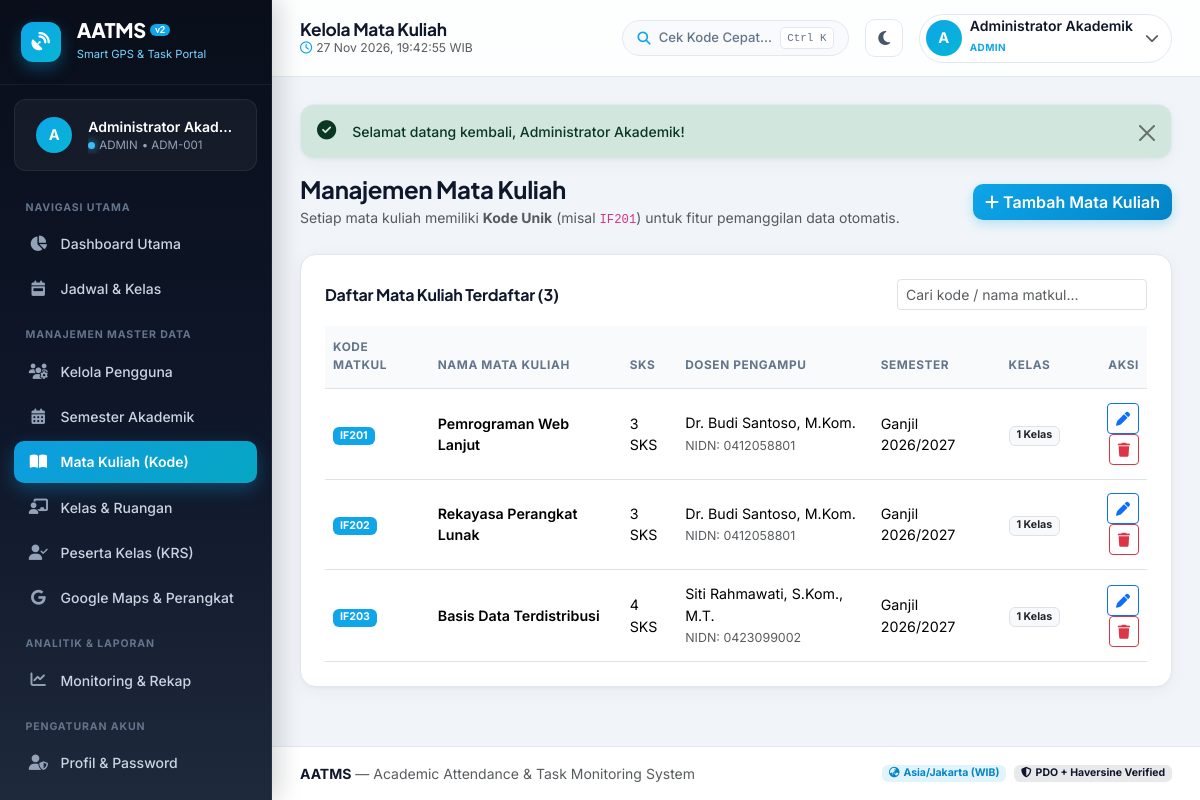
Page /public/admin/courses.php (signed in) on the committed database.
### tables this page shows
CREATE TABLE `courses` (
  `id` INT AUTO_INCREMENT PRIMARY KEY,
  `course_code` VARCHAR(20) NOT NULL UNIQUE,
  `course_name` VARCHAR(100) NOT NULL,
  `sks` TINYINT NOT NULL,
  `dosen_id` INT NOT NULL,
  `semester_id` INT NOT NULL,
  CONSTRAINT `fk_courses_dosen` FOREIGN KEY (`dosen_id`) REFERENCES `users`(`id`) ON DELETE RESTRICT ON UPDATE CASCADE,
  CONSTRAINT `fk_courses_semester` FOREIGN KEY (`semester_id`) REFERENCES `semesters`(`id`) ON DELETE RESTRICT ON UPDATE CASCADE
);

CREATE TABLE `users` (
  `id` INT AUTO_INCREMENT PRIMARY KEY,
  `username` VARCHAR(50) NOT NULL UNIQUE,
  `password_hash` VARCHAR(255) NOT NULL,
  `full_name` VARCHAR(100) NOT NULL,
  `email` VARCHAR(100) NOT NULL UNIQUE,
  `role` ENUM('admin','dosen','mahasiswa','kaprodi') NOT NULL,
  `nim_nidn` VARCHAR(30) DEFAULT NULL,
  `is_active` TINYINT(1) NOT NULL DEFAULT 1,
  `created_at` TIMESTAMP NOT NULL DEFAULT CURRENT_TIMESTAMP
);

CREATE TABLE `semesters` (
  `id` INT AUTO_INCREMENT PRIMARY KEY,
  `name` VARCHAR(50) NOT NULL,
  `is_active` TINYINT(1) NOT NULL DEFAULT 0
);

### includes/functions.php (called while the page is built, shortened)
<?php
function e(?string $str): string
{
    return htmlspecialchars((string)$str, ENT_QUOTES, 'UTF-8');
}

### public/admin/courses.php (the view, shortened to what this page needs)
<?php
$pdo = getDB();
$courses = $pdo->query("
    SELECT c.*, u.full_name AS dosen_name, u.nim_nidn AS dosen_nidn, s.name AS semester_name,
           (SELECT COUNT(*) FROM classes cl WHERE cl.course_id = c.id) AS total_classes
    FROM courses c
    JOIN users u ON c.dosen_id = u.id
    JOIN semesters s ON c.semester_id = s.id
    ORDER BY c.course_code ASC
")->fetchAll();
include __DIR__ . '/../../includes/header.php';
?>
<div class="d-flex flex-column flex-md-row justify-content-between align-items-md-center mb-4 gap-2">
    <div>
        <h4 class="fw-bold mb-1">Manajemen Mata Kuliah</h4>
        <p class="text-muted small mb-0">Setiap mata kuliah memiliki <strong>Kode Unik</strong> (misal <code>IF201</code>) untuk fitur pemanggilan data otomatis.</p>
    </div>
    <button type="button" class="btn btn-sky" data-bs-toggle="modal" data-bs-target="#addCourseModal">
        <i class="fa-solid fa-plus me-1"></i>Tambah Mata Kuliah
    </button>
</div>
<div class="card-custom p-3 p-md-4">
    <div class="d-flex flex-wrap justify-content-between align-items-center gap-2 mb-3">
        <h6 class="fw-bold mb-0">Daftar Mata Kuliah Terdaftar (<?= count($courses) ?>)</h6>
        <input type="text" class="form-control form-control-sm" style="max-width: 250px;" placeholder="Cari kode / nama matkul..." data-table-search="#adminCoursesTable">
    </div>
    <div class="table-responsive">
        <table class="table table-hover align-middle mb-0" id="adminCoursesTable">
            <thead>
                <tr>
                    <th>Kode Matkul</th>
                    <th>Nama Mata Kuliah</th>
                    <th>SKS</th>
                    <th>Dosen Pengampu</th>
                    <th>Semester</th>
                    <th>Kelas</th>
                    <th class="text-end">Aksi</th>
                </tr>
            </thead>
            <tbody>
                <?php foreach ($courses as $c): ?>
                    <tr>
                        <td><span class="badge bg-sky"><?= e($c['course_code']) ?></span></td>
                        <td class="fw-semibold"><?= e($c['course_name']) ?></td>
                        <td><?= (int)$c['sks'] ?> SKS</td>
                        <td>
                            <div><?= e($c['dosen_name']) ?></div>
                            <small class="text-muted">NIDN: <?= e($c['dosen_nidn'] ?? '-') ?></small>
                        </td>
                        <td><?= e($c['semester_name']) ?></td>
                        <td><span class="badge bg-light text-dark border"><?= (int)$c['total_classes'] ?> Kelas</span></td>
                        <td class="text-end">
                            <button type="button" class="btn btn-sm btn-outline-primary btn-edit-course"
                                data-id="<?= (int)$c['id'] ?>"
                                data-code="<?= e($c['course_code']) ?>"
                                data-name="<?= e($c['course_name']) ?>"
                                data-sks="<?= (int)$c['sks'] ?>"
                                data-dosen="<?= (int)$c['dosen_id'] ?>"
                                data-semester="<?= (int)$c['semester_id'] ?>"
                                data-bs-toggle="modal" data-bs-target="#editCourseModal">
                                <i class="fa-solid fa-pen"></i>
                            </button>
                            <form method="POST" action="" class="d-inline" onsubmit="return confirm('Hapus mata kuliah ini beserta kelas terkait?');">
                                <button type="submit" class="btn btn-sm btn-outline-danger"><i class="fa-solid fa-trash"></i></button>
                            </form>
                        </td>
                    </tr>
                <?php endforeach; ?>
            </tbody>
        </table>
    </div>
</div>
<?php include __DIR__ . '/../../includes/footer.php'; ?>

### public/assets/css/style.css (style rules this page uses)
:root { --navy-950: #090E1A; --navy-900: #0F172A; --navy-800: #1E293B; --navy-700: #334155; --sky-400: #38BDF8; --sky-500: #0EA5E9; --sky-600: #0284C7; --cyan-500: #06B6D4; --sky-100: #E0F2FE; --bg-body: #F1F5F9; --bg-surface: #FFFFFF; --bg-surface-alt: #F8FAFC; --bg-topbar: rgba(255, 255, 255, 0.86); --border-subtle: #E2E8F0; --text-primary: #0F172A; --text-secondary: #475569; --text-muted-custom: #64748B; --sidebar-width: 272px; --radius-lg: 16px; --radius-md: 12px; --shadow-soft: 0 4px 20px -2px rgba(15, 23, 42, 0.05), 0 1px 3px rgba(15, 23, 42, 0.03); --shadow-hover: 0 14px 30px -6px rgba(15, 23, 42, 0.09), 0 4px 10px -2px rgba(14, 165, 233, 0.06); }
* { box-sizing: border-box; }
body { font-family: 'Inter', -apple-system, BlinkMacSystemFont, 'Segoe UI', Roboto, sans-serif; background-color: var(--bg-body); color: var(--text-primary); margin: 0; padding: 0; overflow-x: hidden; transition: background-color 0.25s ease, color 0.25s ease; }
h1, h2, h3, h4, h5, h6, .fw-extrabold, .stat-value { font-family: 'Plus Jakarta Sans', 'Inter', sans-serif; letter-spacing: -0.015em; }
.bg-sky { background-color: var(--sky-500) !important; }
.btn-sky { background: linear-gradient(135deg, var(--sky-500), var(--sky-600)); border: none; color: #fff; font-weight: 600; border-radius: 10px; box-shadow: 0 4px 12px rgba(14, 165, 233, 0.26); transition: all 0.2s ease; }
.card-custom { background: var(--bg-surface); border: 1px solid var(--border-subtle); border-radius: var(--radius-lg); box-shadow: var(--shadow-soft); transition: box-shadow 0.2s ease, border-color 0.2s ease; }
.table th { font-size: 0.74rem; font-weight: 700; text-transform: uppercase; letter-spacing: 0.05em; color: var(--text-muted-custom); background-color: var(--bg-surface-alt); border-bottom-width: 1px; padding-top: 0.85rem; padding-bottom: 0.85rem; }
.table td { vertical-align: middle; font-size: 0.89rem; padding-top: 0.85rem; padding-bottom: 0.85rem; }

### rows in the picture
courses: course_code "IF201", course_name "Pemrograman Web Lanjut", sks "3", dosen.full_name "Dr. Budi Santoso, M.Kom.", dosen.nim_nidn "0412058801", semester.name "Ganjil 2026/2027", total_classes "1"
courses: course_code "IF202", course_name "Rekayasa Perangkat Lunak", sks "3", dosen.full_name "Dr. Budi Santoso, M.Kom.", dosen.nim_nidn "0412058801", semester.name "Ganjil 2026/2027", total_classes "1"
courses: course_code "IF203", course_name "Basis Data Terdistribusi", sks "4", dosen.full_name "Siti Rahmawati, S.Kom., M.T.", dosen.nim_nidn "0423099002", semester.name "Ganjil 2026/2027", total_classes "1"

### other values in the picture
APP_NAME "AATMS"
substr($user['full_name'] ?? 'U', 0, 1) "A"
$user['full_name'] "Administrator Akad…"
$role "ADMIN"
$user['nim_nidn'] "ADM-001"
$pageTitle "Kelola Mata Kuliah"
$user['full_name'] "Administrator Akademik"
$user['role'] "ADMIN"
$flash['message'] "Selamat datang kembali, Administrator Akademik!"
count($courses) "3"
APP_FULL_NAME "Academic Attendance & Task Monitoring System"
